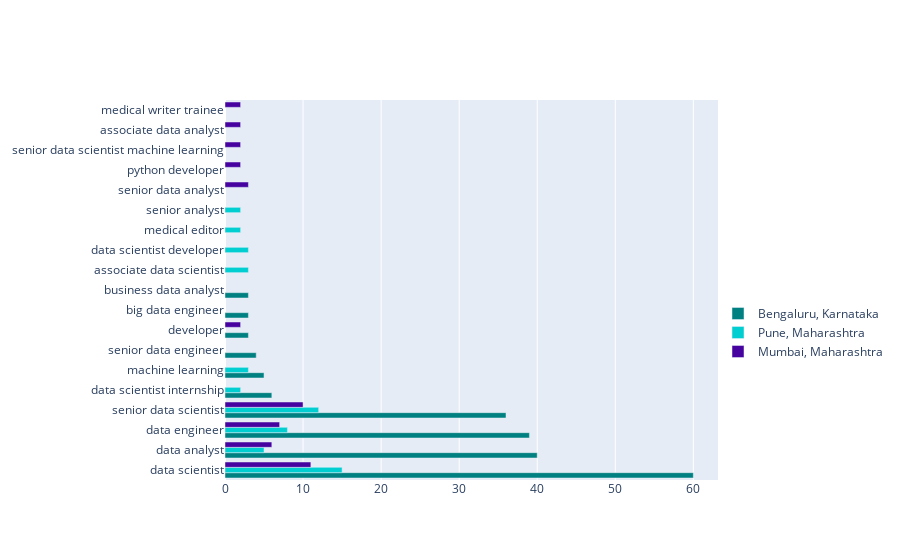

Write notebook code for a chart like this one.
### Markdown cell above
Bangalore and Mumbai are called the IT capital and the financial capital of India respectively. Thus, it's expected that these two cities will have the maximum number of jobs among cities in India.

### Code cell
fig = go.Figure(  )
fig.add_trace(go.Bar(y=df_temp[df_temp['JobLocation'].isin(['Bengaluru, Karnataka'])]['JobTitle'].value_counts().nlargest(n=10).index,
                        x=df_temp[df_temp['JobLocation'].isin(['Bengaluru, Karnataka'])]['JobTitle'].value_counts().nlargest(n=10).values,
                        marker_color='#008080',
                        orientation='h',
                        showlegend=True,
                        name="Bengaluru, Karnataka"))
                

fig.add_trace(go.Bar(y=df_temp[df_temp['JobLocation'].isin(['Pune, Maharashtra'])]['JobTitle'].value_counts().nlargest(n=10).index,
                        x=df_temp[df_temp['JobLocation'].isin(['Pune, Maharashtra'])]['JobTitle'].value_counts().nlargest(n=10).values,
                        marker_color='#00CED1',
                        orientation='h',
                        showlegend=True,
                        name="Pune, Maharashtra"))

fig.add_trace(go.Bar(y=df_temp[df_temp['JobLocation'].isin(['Mumbai, Maharashtra'])]['JobTitle'].value_counts().nlargest(n=10).index,
                        x=df_temp[df_temp['JobLocation'].isin(['Mumbai, Maharashtra'])]['JobTitle'].value_counts().nlargest(n=10).values,
                        marker_color='#46039f',
                        orientation='h',
                        showlegend=True,
                        name="Mumbai, Maharashtra"))                
fig.update_layout(legend=dict(x=1,
                              y=0.3))
fig.show()

### Figure 1 — Plotly figure (JSON) as saved in the notebook; plotly's stock layout.template omitted (floating-point values rounded to 4 significant figures)
{"data": [{"marker": {"color": "#008080"}, "name": "Bengaluru, Karnataka", "orientation": "h", "showlegend": true, "type": "bar", "x": [60, 40, 39, 36, 6, 5, 4, 3, 3, 3], "y": ["data scientist", "data analyst", "data engineer", "senior data scientist", "data scientist internship", "machine learning", "senior data engineer", "developer", "big data engineer", "business data analyst"]}, {"marker": {"color": "#00CED1"}, "name": "Pune, Maharashtra", "orientation": "h", "showlegend": true, "type": "bar", "x": [15, 12, 8, 5, 3, 3, 3, 2, 2, 2], "y": ["data scientist", "senior data scientist", "data engineer", "data analyst", "machine learning", "associate data scientist", "data scientist developer", "data scientist internship", "medical editor", "senior analyst"]}, {"marker": {"color": "#46039f"}, "name": "Mumbai, Maharashtra", "orientation": "h", "showlegend": true, "type": "bar", "x": [11, 10, 7, 6, 3, 2, 2, 2, 2, 2], "y": ["data scientist", "senior data scientist", "data engineer", "data analyst", "senior data analyst", "python developer", "senior data scientist machine learning", "associate data analyst", "medical writer trainee", "developer"]}], "layout": {"legend": {"x": 1, "y": 0.3}}}
